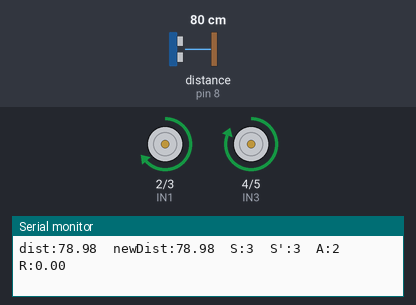
A sketch run on a simulated Arduino Uno, built with avr-gcc and run on an emulated ATmega328P. Parts: motor-driver pin pairs drawn as motors (green arrow = first pin HIGH = forward, orange = second pin HIGH = backward, longer = more drive, scaled by the enable pin), the last lines printed to the serial monitor. Wiring (inferred from the names in the program): ultrasonic range finder: trigger pin 9; echo pin 8. Inputs (shaded band) come from the test bench; at power-on: distance to the obstacle (sensor on pin 8) 80 cm. The echo pulse lasts 58.3 µs per cm; random numbers use the default seed unless the sketch sets one.

Above: at 1.2 s.
1.3 s: distance to the obstacle (sensor on pin 8) set to 9 cm
At 1.7 s:
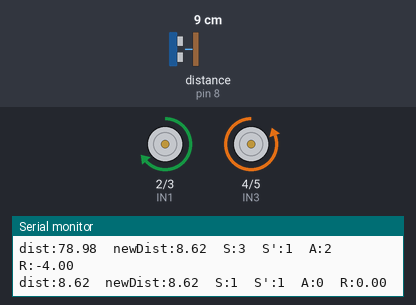
4.3 s: distance to the obstacle (sensor on pin 8) set to 2 cm
At 4.41 s:
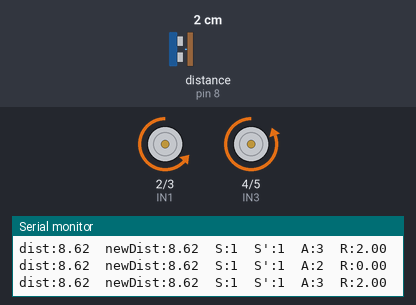
7.3 s: distance to the obstacle (sensor on pin 8) set to 15 cm
At 10.1 s:
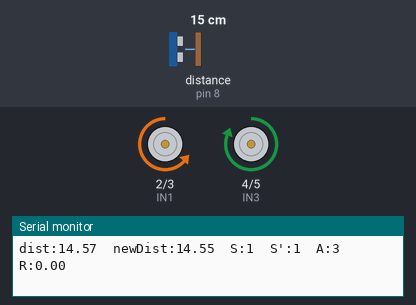
Timing chart, 0 to 16.3 s (numbered marks = the images above; inputs shaded):
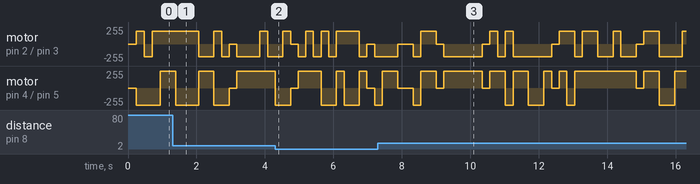

The sketch:

q_learning_controller.ino
```cpp
// =======================================================
//      Q-LEARNING BÁSICO PARA CARRO CON ULTRASÓNICO
//      Estados = distancia, Acciones = movimiento
// =======================================================

#include <Arduino.h>

// ---------------- PINES MOTORES ----------------
#define ENA 11
#define ENB 12

#define IN1 2
#define IN2 3
#define IN3 4
#define IN4 5

// ---------------- PINES ULTRASONICO -------------
#define TRIG 9
#define ECHO 8

// ---------------- VELOCIDAD ---------------------
int baseSpeed = 190;
int balance   = 10;   // corrige recta (ajústalo según tu carro)

// ---------------- RL: ESTADOS Y ACCIONES --------
const int NUM_STATES  = 4;   // S0, S1, S2, S3 según distancia
const int NUM_ACTIONS = 5;   // FWD, LEFT, RIGHT, BACK, STOP

// Indices de acciones para que sea más legible
const int ACT_FWD   = 0;
const int ACT_LEFT  = 1;
const int ACT_RIGHT = 2;
const int ACT_BACK  = 3;
const int ACT_STOP  = 4;

// ---------------- PARÁMETROS Q-LEARNING ----------
float alpha = 0.35;       // tasa de aprendizaje
float gamma_val = 0.85;   // factor de descuento
float epsilon = 0.55;     // prob. de explorar (acción aleatoria)

float Q[NUM_STATES][NUM_ACTIONS];  // tabla Q

// =======================================================
//                    MOTORES
// =======================================================
void forward() {
  digitalWrite(IN1, HIGH);
  digitalWrite(IN2, LOW);

  digitalWrite(IN3, LOW);
  digitalWrite(IN4, HIGH);

  analogWrite(ENA, baseSpeed);
  analogWrite(ENB, baseSpeed - balance);
}

void backward() {
  digitalWrite(IN1, LOW);
  digitalWrite(IN2, HIGH);

  digitalWrite(IN3, HIGH);
  digitalWrite(IN4, LOW);

  analogWrite(ENA, baseSpeed);
  analogWrite(ENB, baseSpeed - balance);
}

void leftTurn() {
  digitalWrite(IN1, LOW);
  digitalWrite(IN2, HIGH);

  digitalWrite(IN3, LOW);
  digitalWrite(IN4, HIGH);

  analogWrite(ENA, baseSpeed);
  analogWrite(ENB, baseSpeed);
}

void rightTurn() {
  digitalWrite(IN1, HIGH);
  digitalWrite(IN2, LOW);

  digitalWrite(IN3, HIGH);
  digitalWrite(IN4, LOW);

  analogWrite(ENA, baseSpeed);
  analogWrite(ENB, baseSpeed);
}

void stopCar() {
  digitalWrite(IN1, LOW);
  digitalWrite(IN2, LOW);
  digitalWrite(IN3, LOW);
  digitalWrite(IN4, LOW);

  analogWrite(ENA, 0);
  analogWrite(ENB, 0);
}

// =======================================================
//                    ULTRASONICO
// =======================================================
float getDistance() {
  digitalWrite(TRIG, LOW);
  delayMicroseconds(2);

  digitalWrite(TRIG, HIGH);
  delayMicroseconds(10);
  digitalWrite(TRIG, LOW);

  long duration = pulseIn(ECHO, HIGH, 25000); // timeout ~4m
  float dist = duration * 0.034 / 2;

  if (dist == 0) dist = 120;   // lectura inválida → asumimos lejos
  return dist;
}

// =======================================================
//             MAPEO: DISTANCIA → ESTADO
// =======================================================
//
// S0: muy cerca  (0–8 cm)
// S1: cerca      (8–15 cm)
// S2: medio      (15–30 cm)
// S3: libre      (>30 cm)
//
int getState(float d) {
  if (d < 8)   return 0;   // muy cerca / casi choque
  if (d < 15)  return 1;   // cerca
  if (d < 30)  return 2;   // rango medio
  return 3;                // lejos / libre
}

// =======================================================
//              FUNCIÓN DE RECOMPENSA
// =======================================================
//
// Usa distancia anterior y nueva.
// Ideas:
// - Castigo grande si está muy cerca
// - Premio si se aleja del obstáculo
// - Premio si avanza estando libre
// - Castigo leve si se queda quieto
//
float computeReward(float dist, float newDist, int state, int action) {
  float r = 0.0;

  // Castigo fuerte si está peligrosamente cerca
  if (dist < 8) {
    r -= 8.0;
  }

  // Si la nueva distancia es mayor → se alejó del obstáculo
  if (newDist > dist + 3) {
    r += 4.0;
  }

  // Si se acercó más al obstáculo
  if (newDist < dist - 3) {
    r -= 4.0;
  }

  // Recompensa por avanzar en zona libre
  if (action == ACT_FWD && dist > 30) {
    r += 3.0;
  }

  // Castigo leve por quedarse parado
  if (action == ACT_STOP) {
    r -= 1.0;
  }

  // Retroceder en zona muy cercana puede ser bueno
  if (action == ACT_BACK && dist < 12) {
    r += 2.0;
  }

  return r;
}

// =======================================================
//           SELECCIÓN DE ACCIÓN (POLÍTICA ε-GREEDY)
// =======================================================
int selectAction(int state) {
  // Exploración
  float rnd = random(0, 1000) / 1000.0;  // 0.0–0.999
  if (rnd < epsilon) {
    return random(0, NUM_ACTIONS);       // acción aleatoria
  }

  // Explotación: mejor acción según Q
  float bestVal = -9999.0;
  int bestA = 0;
  for (int a = 0; a < NUM_ACTIONS; a++) {
    if (Q[state][a] > bestVal) {
      bestVal = Q[state][a];
      bestA = a;
    }
  }
  return bestA;
}

// Ejecutar acción elegida
void executeAction(int a) {
  if (a == ACT_FWD)   forward();
  if (a == ACT_LEFT)  leftTurn();
  if (a == ACT_RIGHT) rightTurn();
  if (a == ACT_BACK)  backward();
  if (a == ACT_STOP)  stopCar();
}

// =======================================================
//                        SETUP
// =======================================================
void setup() {
  Serial.begin(9600);

  pinMode(ENA, OUTPUT);
  pinMode(ENB, OUTPUT);

  pinMode(IN1, OUTPUT);
  pinMode(IN2, OUTPUT);
  pinMode(IN3, OUTPUT);
  pinMode(IN4, OUTPUT);

  pinMode(TRIG, OUTPUT);
  pinMode(ECHO, INPUT);

  // Inicializar Q en 0 (Arduino ya lo hace, pero por claridad)
  for (int s = 0; s < NUM_STATES; s++) {
    for (int a = 0; a < NUM_ACTIONS; a++) {
      Q[s][a] = 0.0;
    }
  }

  randomSeed(analogRead(A0)); // para exploración

  stopCar();
}

// =======================================================
//                        LOOP
// =======================================================
//
// 1. Medir distancia y obtener estado S
// 2. Elegir acción A (ε-greedy)
// 3. Ejecutar acción A un ratito
// 4. Medir nueva distancia y estado S'
// 5. Calcular recompensa R
// 6. Actualizar Q[S][A]
// 7. Repetir
//
void loop() {
  // 1) Estado actual
  float dist = getDistance();
  int state = getState(dist);

  // 2) Elegir acción
  int action = selectAction(state);

  // 3) Ejecutar acción un tiempo
  executeAction(action);
  delay(180);   // duración del movimiento (ajustable)

  // 4) Nuevo estado
  float newDist = getDistance();
  int nextState = getState(newDist);

  // 5) Recompensa
  float reward = computeReward(dist, newDist, state, action);

  // 6) Q-Learning update
  float maxNext = -9999.0;
  for (int a = 0; a < NUM_ACTIONS; a++) {
    if (Q[nextState][a] > maxNext) {
      maxNext = Q[nextState][a];
    }
  }

  Q[state][action] += alpha * (reward + gamma_val * maxNext - Q[state][action]);

  // 7) Telemetría simple para ver el aprendizaje en Serial
  Serial.print("dist:");   Serial.print(dist);
  Serial.print("  newDist:"); Serial.print(newDist);
  Serial.print("  S:");    Serial.print(state);
  Serial.print("  S':");   Serial.print(nextState);
  Serial.print("  A:");    Serial.print(action);
  Serial.print("  R:");    Serial.println(reward);

  delay(40);  // pequeño respiro
}
```
